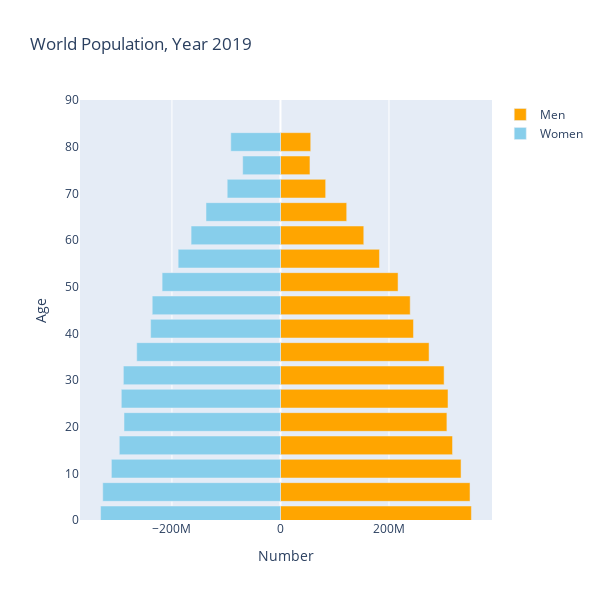

The notebook cell saved with this chart:
### Code cell
import plotly.offline as py
import plotly.graph_objs as go
import pandas as pd
import numpy as np

py.init_notebook_mode(connected=True)

layout = go.Layout(barmode='overlay', title = 'World Population, Year 2019', width=600, height=600,
                   yaxis=go.layout.YAxis(range=[0, 90], title='Age'),
                   xaxis=go.layout.XAxis(title='Number'))

year = 2019

bins = [go.Bar(x = df.loc[str(year),:].filter(regex="Male").values,
               y = [int(s[:2])+1 for s in age_ranges],
               orientation='h',
               name='Men',
               marker=dict(color='orange'),
               hoverinfo='skip'
               ),

        go.Bar(x = -df.loc[str(year),:].filter(regex="Female").values,
               y=[int(s[:2])+1 for s in age_ranges],
               orientation='h',
               name='Women',
               marker=dict(color='skyblue'),
               hoverinfo='skip',
               )
        ]
py.iplot(dict(data=bins, layout=layout))

### Figure 1 — Plotly figure (JSON) as saved in the notebook; plotly's stock layout.template omitted (floating-point values rounded to 4 significant figures)
{"data": [{"hoverinfo": "skip", "marker": {"color": "orange"}, "name": "Men", "orientation": "h", "type": "bar", "x": [351895651, 349348966, 332840343, 317096220, 306734629, 308796405, 301603754, 273874688, 245126967, 239111438, 216731266, 182479118, 153561526, 122077328, 83312349, 54363943, 55788289], "y": [1, 6, 11, 16, 21, 26, 31, 36, 41, 46, 51, 56, 61, 66, 71, 76, 81]}, {"hoverinfo": "skip", "marker": {"color": "skyblue"}, "name": "Women", "orientation": "h", "type": "bar", "x": [-331470499, -327525188, -311594629, -297019738, -288334154, -293314890, -289513423, -264894323, -239233033, -236313092, -218117452, -188547226, -164706399, -137213596, -98109888, -69596180, -91528028], "y": [1, 6, 11, 16, 21, 26, 31, 36, 41, 46, 51, 56, 61, 66, 71, 76, 81]}], "layout": {"barmode": "overlay", "height": 600, "title": {"text": "World Population, Year 2019"}, "width": 600, "xaxis": {"title": {"text": "Number"}}, "yaxis": {"range": [0, 90], "title": {"text": "Age"}}}}
